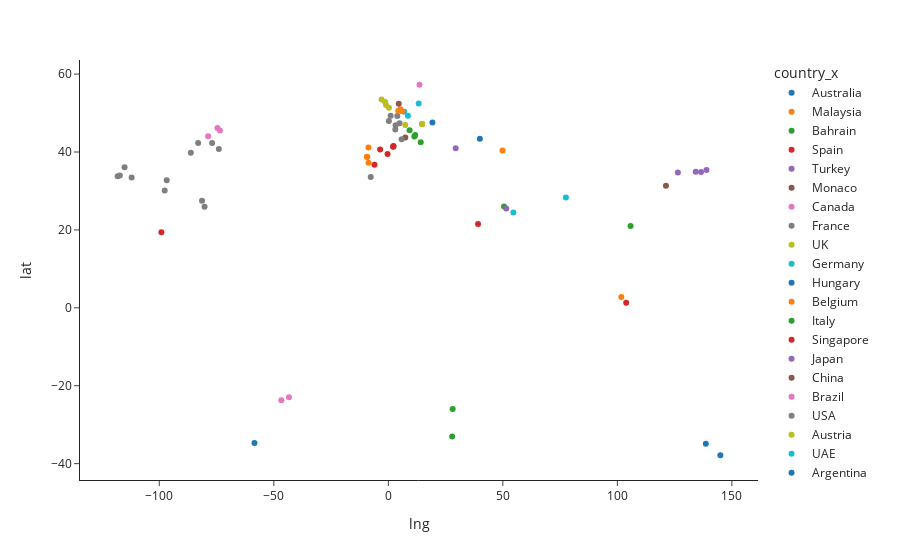

Notebook cell for this chart:
### Code cell
fig = px.scatter(circuits, 
                x="lng", 
                y="lat", 
                color="country_x",
                template="simple_white")

fig.show()

### Figure 1 — Plotly figure (JSON) as saved in the notebook; plotly's stock layout.template omitted (floating-point values rounded to 4 significant figures)
{"data": [{"hovertemplate": "country_x=Australia<br>lng=%{x}<br>lat=%{y}<extra></extra>", "legendgroup": "Australia", "marker": {"color": "#1F77B4", "symbol": "circle"}, "mode": "markers", "name": "Australia", "orientation": "v", "showlegend": true, "type": "scatter", "x": [145.0, 138.6], "xaxis": "x", "y": [-37.85, -34.93], "yaxis": "y"}, {"hovertemplate": "country_x=Malaysia<br>lng=%{x}<br>lat=%{y}<extra></extra>", "legendgroup": "Malaysia", "marker": {"color": "#FF7F0E", "symbol": "circle"}, "mode": "markers", "name": "Malaysia", "orientation": "v", "showlegend": true, "type": "scatter", "x": [101.7], "xaxis": "x", "y": [2.761], "yaxis": "y"}, {"hovertemplate": "country_x=Bahrain<br>lng=%{x}<br>lat=%{y}<extra></extra>", "legendgroup": "Bahrain", "marker": {"color": "#2CA02C", "symbol": "circle"}, "mode": "markers", "name": "Bahrain", "orientation": "v", "showlegend": true, "type": "scatter", "x": [50.51], "xaxis": "x", "y": [26.03], "yaxis": "y"}, {"hovertemplate": "country_x=Spain<br>lng=%{x}<br>lat=%{y}<extra></extra>", "legendgroup": "Spain", "marker": {"color": "#D62728", "symbol": "circle"}, "mode": "markers", "name": "Spain", "orientation": "v", "showlegend": true, "type": "scatter", "x": [2.261, -0.3317, -6.034, -3.586, 2.152, 2.117], "xaxis": "x", "y": [41.57, 39.46, 36.71, 40.62, 41.37, 41.39], "yaxis": "y"}, {"hovertemplate": "country_x=Turkey<br>lng=%{x}<br>lat=%{y}<extra></extra>", "legendgroup": "Turkey", "marker": {"color": "#9467BD", "symbol": "circle"}, "mode": "markers", "name": "Turkey", "orientation": "v", "showlegend": true, "type": "scatter", "x": [29.41], "xaxis": "x", "y": [40.95], "yaxis": "y"}, {"hovertemplate": "country_x=Monaco<br>lng=%{x}<br>lat=%{y}<extra></extra>", "legendgroup": "Monaco", "marker": {"color": "#8C564B", "symbol": "circle"}, "mode": "markers", "name": "Monaco", "orientation": "v", "showlegend": true, "type": "scatter", "x": [7.421], "xaxis": "x", "y": [43.73], "yaxis": "y"}, {"hovertemplate": "country_x=Canada<br>lng=%{x}<br>lat=%{y}<extra></extra>", "legendgroup": "Canada", "marker": {"color": "#E377C2", "symbol": "circle"}, "mode": "markers", "name": "Canada", "orientation": "v", "showlegend": true, "type": "scatter", "x": [-73.52, -78.68, -74.61], "xaxis": "x", "y": [45.5, 44.05, 46.19], "yaxis": "y"}, {"hovertemplate": "country_x=France<br>lng=%{x}<br>lat=%{y}<extra></extra>", "legendgroup": "France", "marker": {"color": "#7F7F7F", "symbol": "circle"}, "mode": "markers", "name": "France", "orientation": "v", "showlegend": true, "type": "scatter", "x": [3.164, 5.792, 4.899, 3.039, 1.005, 0.2242, 3.931], "xaxis": "x", "y": [46.86, 43.25, 47.36, 45.75, 49.33, 47.95, 49.25], "yaxis": "y"}, {"hovertemplate": "country_x=UK<br>lng=%{x}<br>lat=%{y}<extra></extra>", "legendgroup": "UK", "marker": {"color": "#BCBD22", "symbol": "circle"}, "mode": "markers", "name": "UK", "orientation": "v", "showlegend": true, "type": "scatter", "x": [-1.017, -1.375, 0.2631, -2.941], "xaxis": "x", "y": [52.08, 52.83, 51.36, 53.48], "yaxis": "y"}, {"hovertemplate": "country_x=Germany<br>lng=%{x}<br>lat=%{y}<extra></extra>", "legendgroup": "Germany", "marker": {"color": "#17BECF", "symbol": "circle"}, "mode": "markers", "name": "Germany", "orientation": "v", "showlegend": true, "type": "scatter", "x": [8.566, 6.947, 13.25], "xaxis": "x", "y": [49.33, 50.34, 52.48], "yaxis": "y"}, {"hovertemplate": "country_x=Hungary<br>lng=%{x}<br>lat=%{y}<extra></extra>", "legendgroup": "Hungary", "marker": {"color": "#1F77B4", "symbol": "circle"}, "mode": "markers", "name": "Hungary", "orientation": "v", "showlegend": true, "type": "scatter", "x": [19.25], "xaxis": "x", "y": [47.58], "yaxis": "y"}, {"hovertemplate": "country_x=Belgium<br>lng=%{x}<br>lat=%{y}<extra></extra>", "legendgroup": "Belgium", "marker": {"color": "#FF7F0E", "symbol": "circle"}, "mode": "markers", "name": "Belgium", "orientation": "v", "showlegend": true, "type": "scatter", "x": [5.971, 5.257, 4.327], "xaxis": "x", "y": [50.44, 50.99, 50.62], "yaxis": "y"}, {"hovertemplate": "country_x=Italy<br>lng=%{x}<br>lat=%{y}<extra></extra>", "legendgroup": "Italy", "marker": {"color": "#2CA02C", "symbol": "circle"}, "mode": "markers", "name": "Italy", "orientation": "v", "showlegend": true, "type": "scatter", "x": [9.281, 11.72, 14.15, 11.37], "xaxis": "x", "y": [45.62, 44.34, 42.48, 44.0], "yaxis": "y"}, {"hovertemplate": "country_x=Singapore<br>lng=%{x}<br>lat=%{y}<extra></extra>", "legendgroup": "Singapore", "marker": {"color": "#D62728", "symbol": "circle"}, "mode": "markers", "name": "Singapore", "orientation": "v", "showlegend": true, "type": "scatter", "x": [103.9], "xaxis": "x", "y": [1.291], "yaxis": "y"}, {"hovertemplate": "country_x=Japan<br>lng=%{x}<br>lat=%{y}<extra></extra>", "legendgroup": "Japan", "marker": {"color": "#9467BD", "symbol": "circle"}, "mode": "markers", "name": "Japan", "orientation": "v", "showlegend": true, "type": "scatter", "x": [138.9, 136.5, 134.2], "xaxis": "x", "y": [35.37, 34.84, 34.91], "yaxis": "y"}, {"hovertemplate": "country_x=China<br>lng=%{x}<br>lat=%{y}<extra></extra>", "legendgroup": "China", "marker": {"color": "#8C564B", "symbol": "circle"}, "mode": "markers", "name": "China", "orientation": "v", "showlegend": true, "type": "scatter", "x": [121.2], "xaxis": "x", "y": [31.34], "yaxis": "y"}, {"hovertemplate": "country_x=Brazil<br>lng=%{x}<br>lat=%{y}<extra></extra>", "legendgroup": "Brazil", "marker": {"color": "#E377C2", "symbol": "circle"}, "mode": "markers", "name": "Brazil", "orientation": "v", "showlegend": true, "type": "scatter", "x": [-46.7, -43.4], "xaxis": "x", "y": [-23.7, -22.98], "yaxis": "y"}, {"hovertemplate": "country_x=USA<br>lng=%{x}<br>lat=%{y}<extra></extra>", "legendgroup": "USA", "marker": {"color": "#7F7F7F", "symbol": "circle"}, "mode": "markers", "name": "USA", "orientation": "v", "showlegend": true, "type": "scatter", "x": [-86.23, -112.1, -83.04, -96.76, -118.2, -115.2, -76.93, -117.3, -81.35, -97.64, -74.01, -80.24], "xaxis": "x", "y": [39.8, 33.45, 42.33, 32.78, 33.77, 36.12, 42.34, 33.94, 27.45, 30.13, 40.78, 25.96], "yaxis": "y"}, {"hovertemplate": "country_x=Austria<br>lng=%{x}<br>lat=%{y}<extra></extra>", "legendgroup": "Austria", "marker": {"color": "#BCBD22", "symbol": "circle"}, "mode": "markers", "name": "Austria", "orientation": "v", "showlegend": true, "type": "scatter", "x": [14.76, 14.75, 14.76], "xaxis": "x", "y": [47.22, 47.2, 47.22], "yaxis": "y"}, {"hovertemplate": "country_x=UAE<br>lng=%{x}<br>lat=%{y}<extra></extra>", "legendgroup": "UAE", "marker": {"color": "#17BECF", "symbol": "circle"}, "mode": "markers", "name": "UAE", "orientation": "v", "showlegend": true, "type": "scatter", "x": [54.6], "xaxis": "x", "y": [24.47], "yaxis": "y"}, {"hovertemplate": "country_x=Argentina<br>lng=%{x}<br>lat=%{y}<extra></extra>", "legendgroup": "Argentina", "marker": {"color": "#1F77B4", "symbol": "circle"}, "mode": "markers", "name": "Argentina", "orientation": "v", "showlegend": true, "type": "scatter", "x": [-58.46], "xaxis": "x", "y": [-34.69], "yaxis": "y"}, {"hovertemplate": "country_x=Portugal<br>lng=%{x}<br>lat=%{y}<extra></extra>", "legendgroup": "Portugal", "marker": {"color": "#FF7F0E", "symbol": "circle"}, "mode": "markers", "name": "Portugal", "orientation": "v", "showlegend": true, "type": "scatter", "x": [-9.394, -8.673, -9.203, -8.627], "xaxis": "x", "y": [38.75, 41.17, 38.72, 37.23], "yaxis": "y"}, {"hovertemplate": "country_x=South Africa<br>lng=%{x}<br>lat=%{y}<extra></extra>", "legendgroup": "South Africa", "marker": {"color": "#2CA02C", "symbol": "circle"}, "mode": "markers", "name": "South Africa", "orientation": "v", "showlegend": true, "type": "scatter", "x": [28.08, 27.87], "xaxis": "x", "y": [-25.99, -33.05], "yaxis": "y"}, {"hovertemplate": "country_x=Mexico<br>lng=%{x}<br>lat=%{y}<extra></extra>", "legendgroup": "Mexico", "marker": {"color": "#D62728", "symbol": "circle"}, "mode": "markers", "name": "Mexico", "orientation": "v", "showlegend": true, "type": "scatter", "x": [-99.09], "xaxis": "x", "y": [19.4], "yaxis": "y"}, {"hovertemplate": "country_x=Korea<br>lng=%{x}<br>lat=%{y}<extra></extra>", "legendgroup": "Korea", "marker": {"color": "#9467BD", "symbol": "circle"}, "mode": "markers", "name": "Korea", "orientation": "v", "showlegend": true, "type": "scatter", "x": [126.4], "xaxis": "x", "y": [34.73], "yaxis": "y"}, {"hovertemplate": "country_x=Netherlands<br>lng=%{x}<br>lat=%{y}<extra></extra>", "legendgroup": "Netherlands", "marker": {"color": "#8C564B", "symbol": "circle"}, "mode": "markers", "name": "Netherlands", "orientation": "v", "showlegend": true, "type": "scatter", "x": [4.541], "xaxis": "x", "y": [52.39], "yaxis": "y"}, {"hovertemplate": "country_x=Sweden<br>lng=%{x}<br>lat=%{y}<extra></extra>", "legendgroup": "Sweden", "marker": {"color": "#E377C2", "symbol": "circle"}, "mode": "markers", "name": "Sweden", "orientation": "v", "showlegend": true, "type": "scatter", "x": [13.6], "xaxis": "x", "y": [57.27], "yaxis": "y"}, {"hovertemplate": "country_x=Morocco<br>lng=%{x}<br>lat=%{y}<extra></extra>", "legendgroup": "Morocco", "marker": {"color": "#7F7F7F", "symbol": "circle"}, "mode": "markers", "name": "Morocco", "orientation": "v", "showlegend": true, "type": "scatter", "x": [-7.688], "xaxis": "x", "y": [33.58], "yaxis": "y"}, {"hovertemplate": "country_x=Switzerland<br>lng=%{x}<br>lat=%{y}<extra></extra>", "legendgroup": "Switzerland", "marker": {"color": "#BCBD22", "symbol": "circle"}, "mode": "markers", "name": "Switzerland", "orientation": "v", "showlegend": true, "type": "scatter", "x": [7.402], "xaxis": "x", "y": [46.96], "yaxis": "y"}, {"hovertemplate": "country_x=India<br>lng=%{x}<br>lat=%{y}<extra></extra>", "legendgroup": "India", "marker": {"color": "#17BECF", "symbol": "circle"}, "mode": "markers", "name": "India", "orientation": "v", "showlegend": true, "type": "scatter", "x": [77.53], "xaxis": "x", "y": [28.35], "yaxis": "y"}, {"hovertemplate": "country_x=Russia<br>lng=%{x}<br>lat=%{y}<extra></extra>", "legendgroup": "Russia", "marker": {"color": "#1F77B4", "symbol": "circle"}, "mode": "markers", "name": "Russia", "orientation": "v", "showlegend": true, "type": "scatter", "x": [39.96], "xaxis": "x", "y": [43.41], "yaxis": "y"}, {"hovertemplate": "country_x=Azerbaijan<br>lng=%{x}<br>lat=%{y}<extra></extra>", "legendgroup": "Azerbaijan", "marker": {"color": "#FF7F0E", "symbol": "circle"}, "mode": "markers", "name": "Azerbaijan", "orientation": "v", "showlegend": true, "type": "scatter", "x": [49.85], "xaxis": "x", "y": [40.37], "yaxis": "y"}, {"hovertemplate": "country_x=Vietnam<br>lng=%{x}<br>lat=%{y}<extra></extra>", "legendgroup": "Vietnam", "marker": {"color": "#2CA02C", "symbol": "circle"}, "mode": "markers", "name": "Vietnam", "orientation": "v", "showlegend": true, "type": "scatter", "x": [105.8], "xaxis": "x", "y": [21.02], "yaxis": "y"}, {"hovertemplate": "country_x=Saudi Arabia<br>lng=%{x}<br>lat=%{y}<extra></extra>", "legendgroup": "Saudi Arabia", "marker": {"color": "#D62728", "symbol": "circle"}, "mode": "markers", "name": "Saudi Arabia", "orientation": "v", "showlegend": true, "type": "scatter", "x": [39.17], "xaxis": "x", "y": [21.54], "yaxis": "y"}, {"hovertemplate": "country_x=Qatar<br>lng=%{x}<br>lat=%{y}<extra></extra>", "legendgroup": "Qatar", "marker": {"color": "#9467BD", "symbol": "circle"}, "mode": "markers", "name": "Qatar", "orientation": "v", "showlegend": true, "type": "scatter", "x": [51.45], "xaxis": "x", "y": [25.49], "yaxis": "y"}], "layout": {"legend": {"title": {"text": "country_x"}, "tracegroupgap": 0}, "margin": {"t": 60}, "xaxis": {"anchor": "y", "domain": [0, 1], "title": {"text": "lng"}}, "yaxis": {"anchor": "x", "domain": [0, 1], "title": {"text": "lat"}}}}
